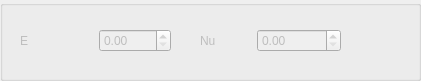
    <widget class="QGroupBox" name="GroupBoxEouNu">
     <property name="enabled">
      <bool>false</bool>
     </property>
     <property name="geometry">
      <rect>
       <x>300</x>
       <y>190</y>
       <width>421</width>
       <height>81</height>
      </rect>
     </property>
     <property name="title">
      <string/>
     </property>
     <widget class="QWidget" name="layoutWidget">
      <property name="geometry">
       <rect>
        <x>200</x>
        <y>10</y>
        <width>141</width>
        <height>61</height>
       </rect>
      </property>
      <layout class="QHBoxLayout" name="horizontalLayout_5">
       <item>
        <widget class="QLabel" name="label_5">
         <property name="text">
          <string>Nu</string>
         </property>
        </widget>
       </item>
       <item>
        <widget class="QDoubleSpinBox" name="spinBoxNu">
         <property name="maximum">
          <double>100000000.000000000000000</double>
         </property>
        </widget>
       </item>
      </layout>
     </widget>
     <widget class="QWidget" name="layoutWidget_4">
      <property name="geometry">
       <rect>
        <x>20</x>
        <y>10</y>
        <width>151</width>
        <height>61</height>
       </rect>
      </property>
      <layout class="QHBoxLayout" name="horizontalLayout_8">
       <item>
        <widget class="QLabel" name="label_6">
         <property name="text">
          <string>E</string>
         </property>
        </widget>
       </item>
       <item>
        <widget class="QDoubleSpinBox" name="spinboxE"/>
       </item>
      </layout>
     </widget>
    </widget>
